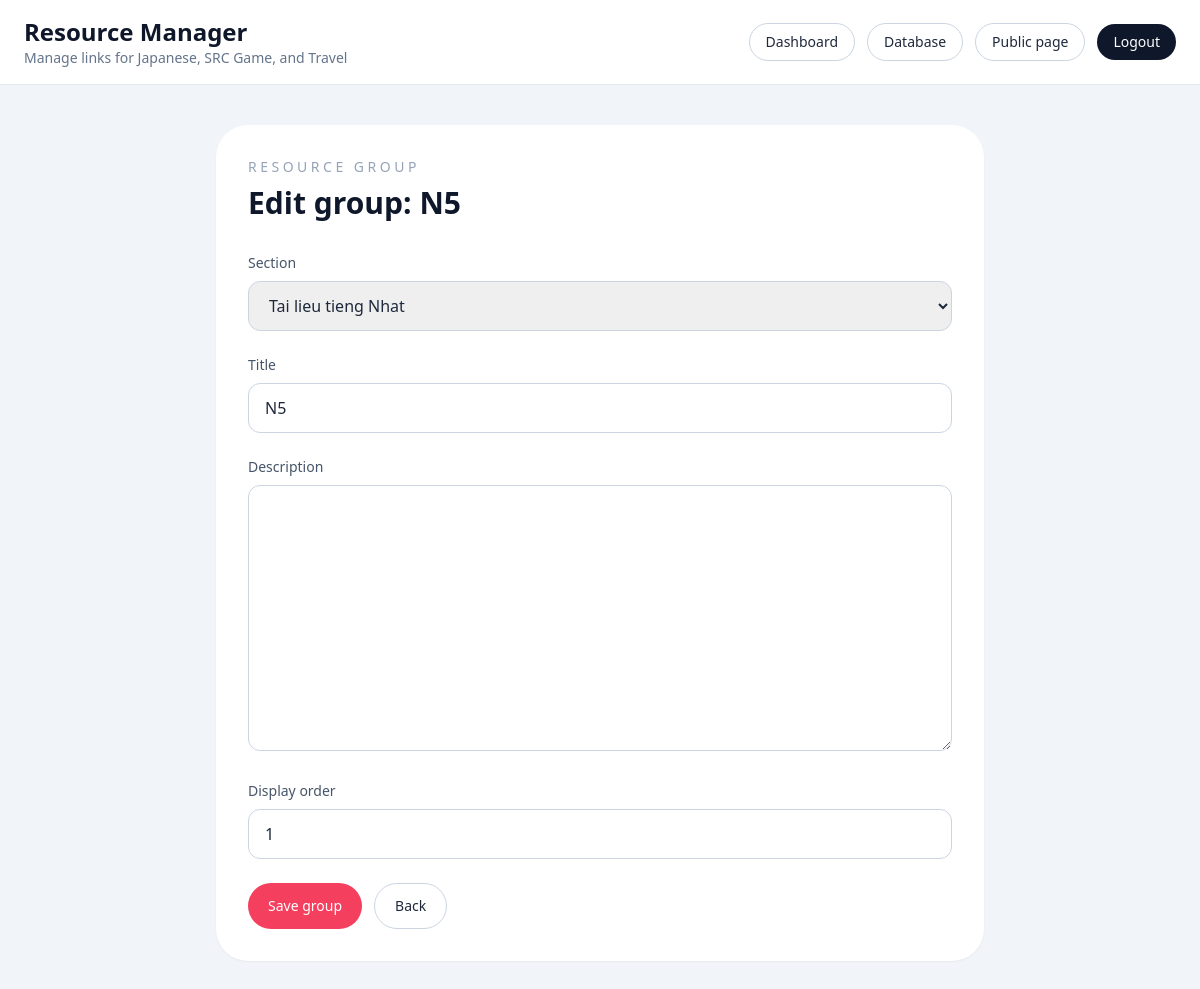
Page /sql/groups/1/edit/ (signed in) on the committed database.
### posts/models.py (models this page shows, shortened)
class ResourceGroup(models.Model):
    section = models.ForeignKey(
        ResourceSection,
        on_delete=models.CASCADE,
        related_name="groups",
    )
    title = models.CharField(max_length=100)
    description = models.TextField(blank=True)
    display_order = models.PositiveIntegerField(default=0)
    class Meta:
        ordering = ["display_order", "title"]
        unique_together = ("section", "title")

### posts/views.py (the view)
# urls.py: path('sql/groups/<int:pk>/edit/', resource_group_update, name='resource_group_update'),
@staff_required
def resource_group_update(request, pk):
    group = get_object_or_404(ResourceGroup, pk=pk)
    form = ResourceGroupForm(request.POST or None, instance=group)
    if request.method == "POST" and form.is_valid():
        form.save()
        messages.success(request, "Group updated successfully.")
        return redirect("resource_admin_dashboard")
    return render(
        request,
        "resource_admin/group_form.html",
        {"form": form, "page_title": f"Edit group: {group.title}", "group": group},
    )

### posts/forms.py
class ResourceGroupForm(forms.ModelForm):
    class Meta:
        model = ResourceGroup
        fields = ["section", "title", "description", "display_order"]
        widgets = {
            "section": forms.Select(attrs={"class": "w-full rounded-xl border border-slate-300 px-4 py-3"}),
            "title": forms.TextInput(attrs={"class": "w-full rounded-xl border border-slate-300 px-4 py-3"}),
            "description": forms.Textarea(attrs={"class": "w-full rounded-xl border border-slate-300 px-4 py-3 min-h-[120px]"}),
            "display_order": forms.NumberInput(attrs={"class": "w-full rounded-xl border border-slate-300 px-4 py-3"}),
        }

### posts/models.py (called while the page is built)
    def __str__(self):
        return self.title

### posts/views.py (called while the page is built)
def staff_required(view_func):
    @wraps(view_func)
    @login_required(login_url="resource_admin_login")
    @user_passes_test(
        lambda user: user.is_staff or user.is_superuser,
        login_url="resource_admin_login",
    )
    def _wrapped_view(request, *args, **kwargs):
        return view_func(request, *args, **kwargs)
    return _wrapped_view

### templates/resource_admin/group_form.html (shortened to what this page needs)
{% extends 'resource_admin/base.html' %}
{% block content %}
<section class="mx-auto max-w-3xl rounded-[2rem] bg-white p-8 shadow-sm">
  <div class="mb-8">
    <p class="text-sm uppercase tracking-[0.25em] text-slate-400">Resource Group</p>
    <h1 class="mt-2 text-3xl font-semibold text-slate-900">{{ page_title }}</h1>
  </div>
  <form method="post" class="space-y-6">
    {% for field in form %}
    <div>
      <label for="{{ field.id_for_label }}" class="mb-2 block text-sm font-medium text-slate-600">{{ field.label }}</label>
      {{ field }}
    </div>
    {% endfor %}
    <div class="flex flex-wrap gap-3">
      <button type="submit" class="rounded-full bg-rose-500 px-5 py-3 text-sm font-medium text-white hover:bg-rose-400">Save group</button>
      <a href="{% url 'resource_admin_dashboard' %}" class="rounded-full border border-slate-300 px-5 py-3 text-sm hover:bg-slate-50">Back</a>
    </div>
  </form>
</section>
{% endblock content %}

### rows in the picture
ResourceGroup: form "Tai lieu tieng Nhat" "N5" "1"

### other values in the picture
{{ page_title }} "Edit group: N5"
{{ field.label }} "Section" "Title" "Description" "Display order"
